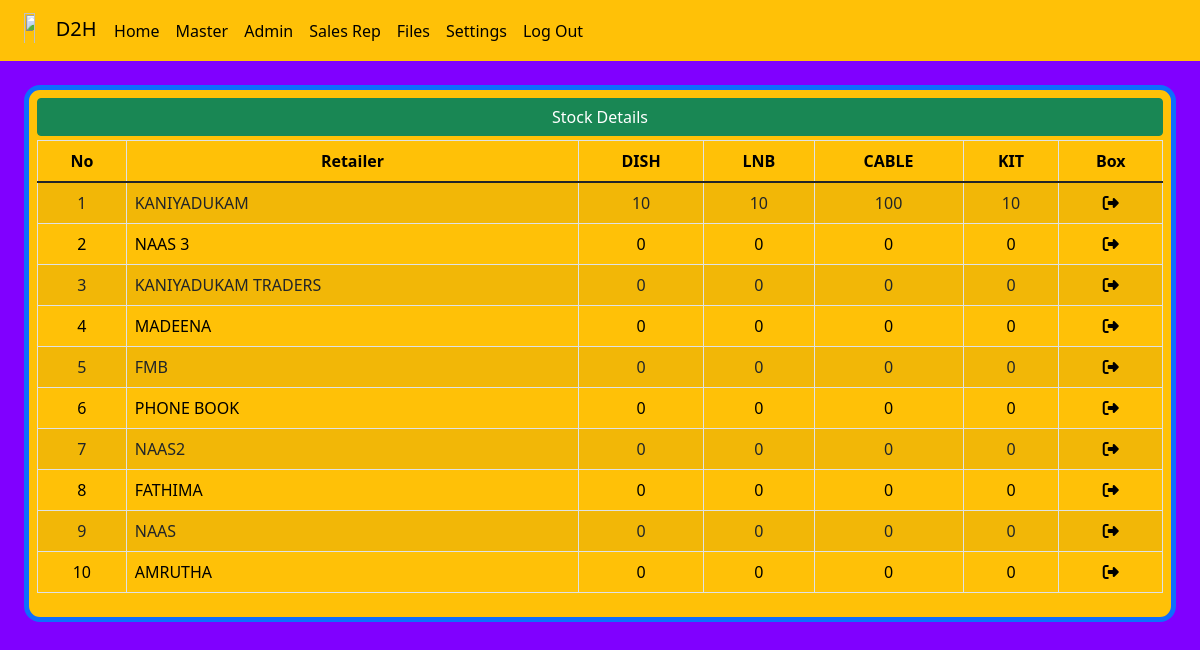
The page /stock_view on the database its author committed.
### d2h_manager/models.py (models this page shows, shortened)
class product(models.Model):
    cable = models.PositiveIntegerField(default=0, null=True)
    lnb = models.PositiveIntegerField(default=0, null=True)
    dish = models.PositiveIntegerField(default=0, null=True)
    kit = models.PositiveIntegerField(default=0, null=True)

class to_ret_product(models.Model):
    retailer = models.ForeignKey(retailer_master, on_delete=models.CASCADE)
    cable2=models.PositiveIntegerField(default=0,null=True)
    lnb2=models.PositiveIntegerField(default=0,null=True)
    dish2=models.PositiveIntegerField(default=0,null=True)
    kit2=models.PositiveIntegerField(default=0,null=True)

class retailer_master(models.Model):
    r_name=models.CharField(max_length=50 ,null=True)
    address=models.CharField(max_length=50 ,null=True)
    ph_no=models.CharField(max_length=50 ,null=True)
    def __str__(self):
        return self.r_name

### d2h_manager/views.py (the view)
# urls.py: path('stock_view',views.stock_view,name='stock_view'),
def stock_view(request):
    products = to_ret_product.objects.all()
    products1=product.objects.all()
    return render(request, 'stock_view.html', {'products': products,'products1': products1})

### d2h_manager/templates/stock_view.html
{% extends 'blank_layout.html' %}
{% load static %}
{% block content %}
<div class="container-fluid">
    <div class="row">
        <div class="onlypc1 pt-3 ">
            <div class=" bg-warning p-2 border border-5 rounded-4 border-primary onlypc1 ">
                <div class="">
                    <table id="example" class="table table-striped table-bordered" cellspacing="0" width="100%">
                        <thead>
                            <tr>
                                <th class="text-center">No</th>
                                <th class="text-center">Retailer</th>
                                <th class="text-center">DISH</th>
                                <th class="text-center">LNB</th>
                                <th class="text-center">CABLE</th>
                                <th class="text-center">KIT</th>
                                <th class="text-center">Box</th>
                            </tr>
                        </thead>
                        <tbody>
                            {% for product1 in products1 %}
                            <tr>
                                <td class="text-center">{{ forloop.counter }}</td>
                                <td class="">KANIYADUKAM</td>
                                <td class="text-center">{{product1.dish |upper}}</td>
                                <td class="text-center">{{product1.lnb |upper}}</td>
                                <td class="text-center">{{product1.cable |upper}}</td>
                                <td class="text-center">{{product1.kit |upper}}</td>
                                <td class="text-center"><a href="" style="text-decoration: none; color: rgb(0, 0, 0);">
                                    <i class="fa-solid fa-right-from-bracket"></i></a></td>
                            </tr>
                            {% endfor %}
                            {% for product in products %}
                            <tr>
                                <td class="text-center">{{ forloop.counter0|add:2 }}</td>
                                <td class="">{{product.retailer |upper}}</td>
                                <td class="text-center">{{product.dish2 |upper}}</td>
                                <td class="text-center">{{product.lnb2 |upper}}</td>
                                <td class="text-center">{{product.cable2 |upper}}</td>
                                <td class="text-center">{{product.kit2 |upper}}</td>
                                {% if product.b_name == 0 %}
                                <td class="text-center">0</td>
                                {% else %}
                                <td class="text-center"><a href="{% url 'stock_view_ret' product.id %}" style="text-decoration: none;color: rgb(0, 0, 0);">
                                    <i class="fa-solid fa-right-from-bracket"></i></a></td>
                                {% endif %}
                            </tr>
                            {% endfor %}
                            <div class="d-grid gap-2 pb-1">
                                <button class="btn btn-success" type="button">Stock Details</button>
                            </div>
                </div>
            </div>
        </div>
    </div>
</div>
{% endblock %}

### d2h_manager/static/style.css (style rules this page uses)
.onlypc1 { padding-top: 30px; }

### rows shown on the page
product: dish "10", lnb "10", cable "100", kit "10"
to_ret_product: retailer "NAAS 3", dish2 "0", lnb2 "0", cable2 "0", kit2 "0"
to_ret_product: retailer "KANIYADUKAM TRADERS", dish2 "0", lnb2 "0", cable2 "0", kit2 "0"
to_ret_product: retailer "MADEENA", dish2 "0", lnb2 "0", cable2 "0", kit2 "0"
to_ret_product: retailer "FMB", dish2 "0", lnb2 "0", cable2 "0", kit2 "0"
to_ret_product: retailer "PHONE BOOK", dish2 "0", lnb2 "0", cable2 "0", kit2 "0"
to_ret_product: retailer "NAAS2", dish2 "0", lnb2 "0", cable2 "0", kit2 "0"
to_ret_product: retailer "FATHIMA", dish2 "0", lnb2 "0", cable2 "0", kit2 "0"
to_ret_product: retailer "NAAS", dish2 "0", lnb2 "0", cable2 "0", kit2 "0"
to_ret_product: retailer "AMRUTHA", dish2 "0", lnb2 "0", cable2 "0", kit2 "0"
